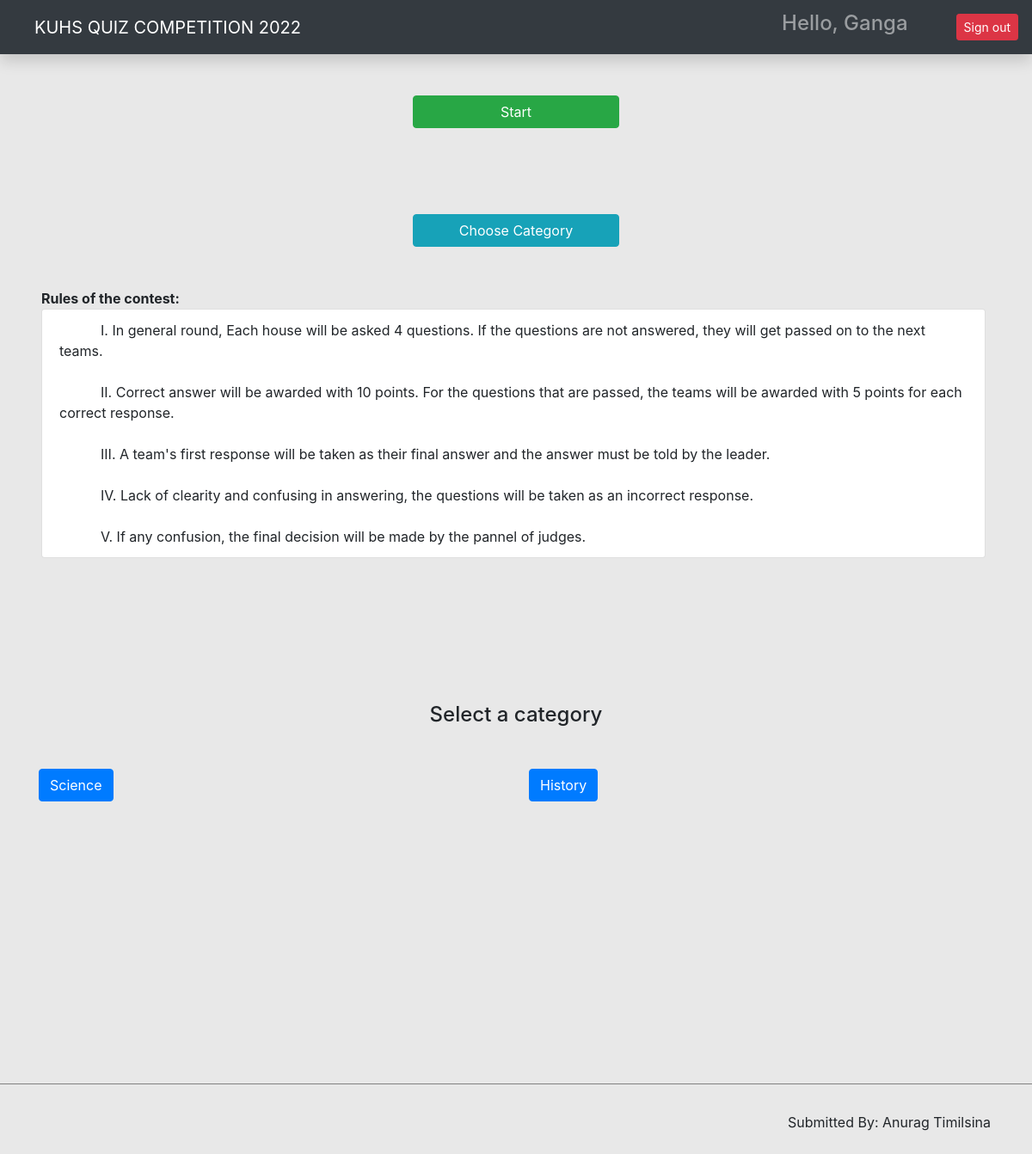
Before: /quiz/category/ (signed in) with the older database file.
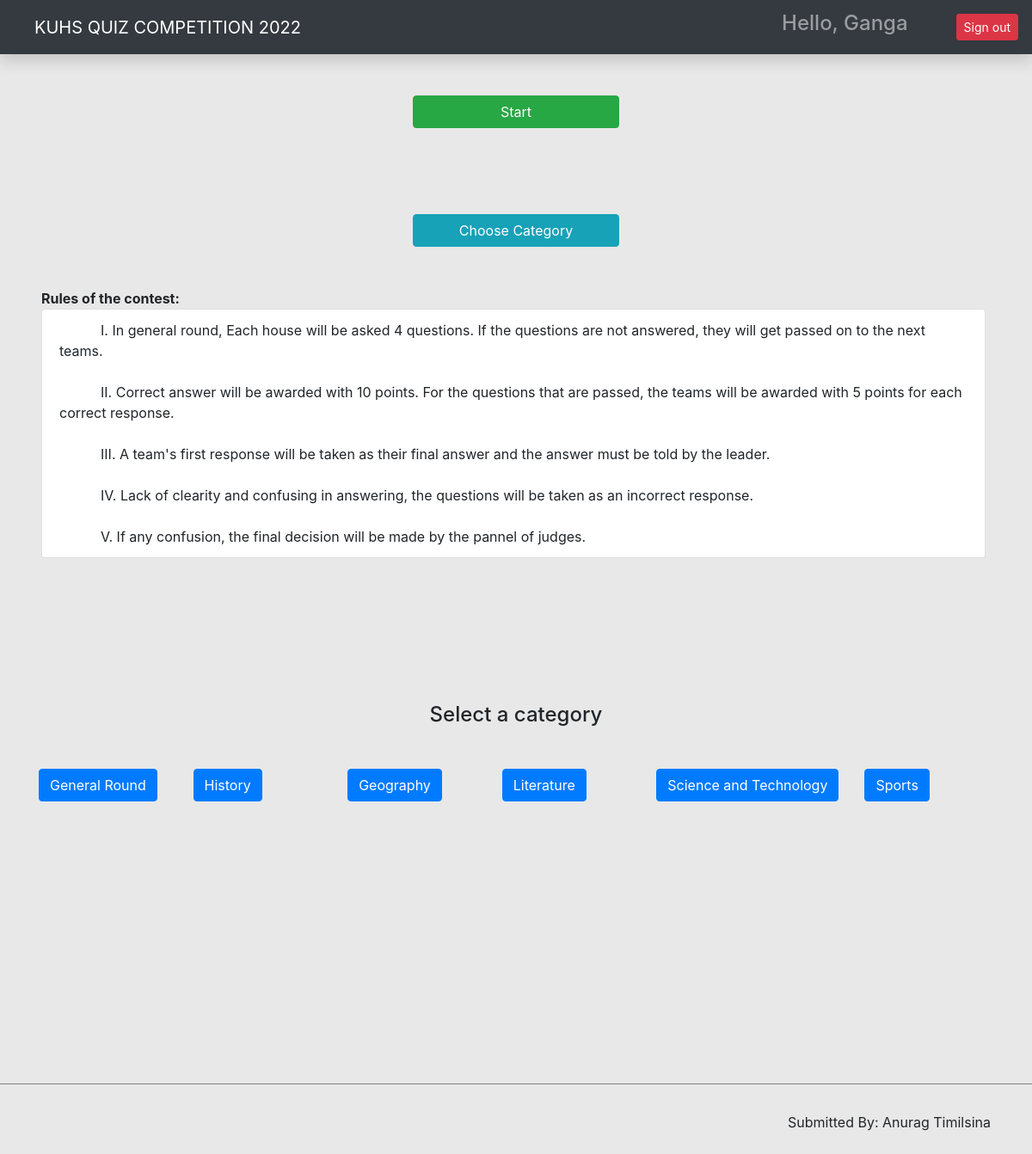
After: the same page with the newer database file.
### quiz/models.py (models this page shows, shortened)
class Category(models.Model):
    owner = models.ForeignKey(to=User, on_delete=models.CASCADE)
    category = models.CharField(max_length=200)

### quiz/views.py (the view)
# urls.py: path('category/', index_page, name='index_page'),
@login_required(login_url='/login/')
def index_page(request):
    categories = Category.objects.all()
    context = {'categories': categories}
    return render(request, 'index.html', context)

### templates/index.html (shortened to what this page needs)
{% extends 'base.html' %} {% load static %} {% block content %}
<div id="index-section1">
    <input type="button" class="btn btn-success indexStartButton" id="start-btn" value="Start">
    <br>
    <a href="#index-section2" class="btn btn-info categoryButton" id="">Choose Category</a>
    <div class="row">
    <div class="col-md-11 mb-4 mt-5 ml-lg-5">
        <p class="instructions"><b>Rules of the contest:</b></p>
        <ul class="list-group">
            <li class="list-group-item">
              <div class="md-v-line"></div>I. In general round, Each house will be asked 4 questions. If the questions are not answered, they will get passed on to the next teams.
            </li>
            <li class="list-group-item">
              <div class="md-v-line"></div>II. Correct answer will be awarded with 10 points. For the questions that are passed, the teams will be awarded with 5 points for each correct response.
            </li>
            <li class="list-group-item">
              <div class="md-v-line"></div>III. A team's first response will be taken as their final answer and the answer must be told by the leader.
            </li>
            <li class="list-group-item">
              <div class="md-v-line"></div>IV. Lack of clearity and confusing in answering, the questions will be taken as an incorrect response.
            </li>
            <li class="list-group-item">
              <div class="md-v-line"></div>V. If any confusion, the final decision will be made by the pannel of judges.
            </li>
          </ul>
    </div>
</div>
<div id="index-section2">
<div class="container mt-5 pt-5">
  <h4 class="text-center mt-lg-5">Select a category</h4>
  <div class="row mt-lg-5">
    {% for category in categories %}
    <div class="col">
      <a href="{{category.id}}" class="btn btn-primary"
        >{{category.category}}</a>
      <br />
    </div>
    {% endfor %}
  </div>
</div>
<br><br><br><br><br><br><br><br><br><br><br><br><br>
<hr style="height:1px;border-width:0;color:gray;background-color:gray; ">
<footer class="mr-lg-5 mt-3" style="float:right;">
  <p>Submitted By: Anurag Timilsina</p>
</footer>
</div>
{% endblock content %}

### templates/base.html (shortened to what this page needs)
{% load static %}
<html lang="en">
  <head>
    <link href="{% static 'css/bootstrap.min.css'%}" rel="stylesheet" />
    <link href="{% static 'css/main.css'%}" rel="stylesheet" />
    <link
      rel="stylesheet"
      href="https://maxcdn.bootstrapcdn.com/bootstrap/4.0.0/css/bootstrap.min.css"
    />
    <link rel="stylesheet" href="{% static 'css/styles.css' %}">
  </head>
  <body>
    <nav
      class="navbar navbar-dark sticky-top bg-dark flex-md-nowrap p-0 shadow"
    >
      <a class="navbar-brand col-md-3 col-lg-2 me-0 px-3 ml-4" href="{% url 'index_page' %}"
        >KUHS QUIZ COMPETITION 2022</a>
      <ul class="navbar-nav px-3" style="display: flex; flex-direction: row; align-items:center;">
      <li class="nav-item text-nowrap">
      <div href="" class="nav-link">
      <h4 class="text text-capitalize">
      Hello, {{request.user.username}}
      </h4>
      </div>
      </li>
        <li class="nav-item text-nowrap mt-3 ml-2">
          <form action="{% url 'logout' %}" method="post">
            <input class="btn btn-danger btn-sm ml-5" type="submit" value="Sign out">
          </form>
        </li>
      </ul>
    </nav>
    {% block content %}
    {% endblock content %}
  </body>
</html>

### quiz/static/css/styles.css (style rules this page uses)
body { overflow: hidden; background-color: #e8e8e8; }
#index-section1 { height: 100vh; }
#index-section2 { height: 100vh; }
.categoryButton { margin-top: 100px; margin-left: 40%; width: 20%; }
.indexStartButton { margin-left: 40%; width: 20%; }
.instructions { margin: 0; padding: 0; }

Changed rows visible on the page:
removed Category: category "Science"
added Category: category "General Round"
added Category: category "Geography"
added Category: category "Literature"
added Category: category "Science and Technology"
added Category: category "Sports"
